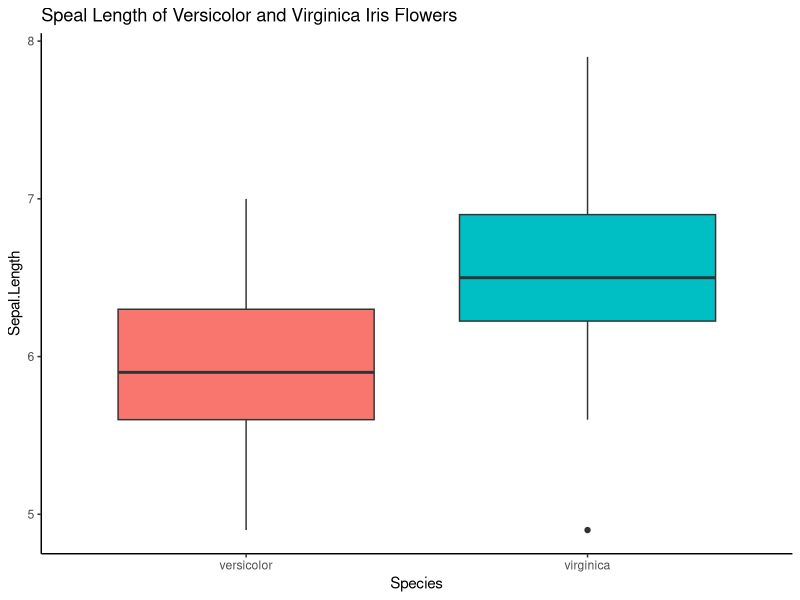

R code for this plot:
########################################################################
# Script to test whether dplyr, ggplot2, and knitr related packages
# are installed
########################################################################

# TO DO: set your library path using the .libPaths function

# TO DO: From RStudio, select File->Knit Document and select HTML and click
# Compile. If prompted to update or install additional packages, do so. 
# If you receive any error messages, most likely the required packages 
# have not been installed. 

library(dplyr)
library(ggplot2)

iris2 <- filter(iris, Species!= "setosa")

ggplot(iris2, aes(Species, Sepal.Length, fill = Species)) + geom_boxplot() +
  theme_classic() + theme(legend.position = "none") +
  ggtitle("Speal Length of Versicolor and Virginica Iris Flowers")






